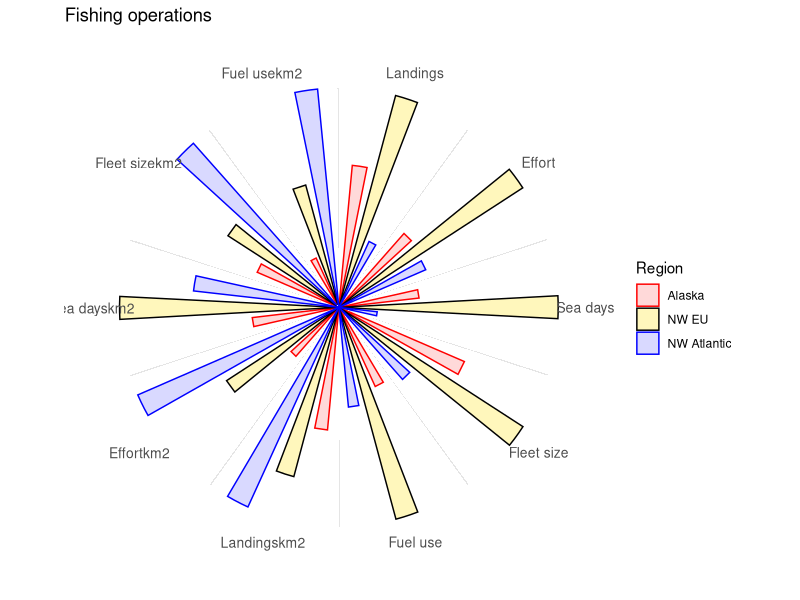
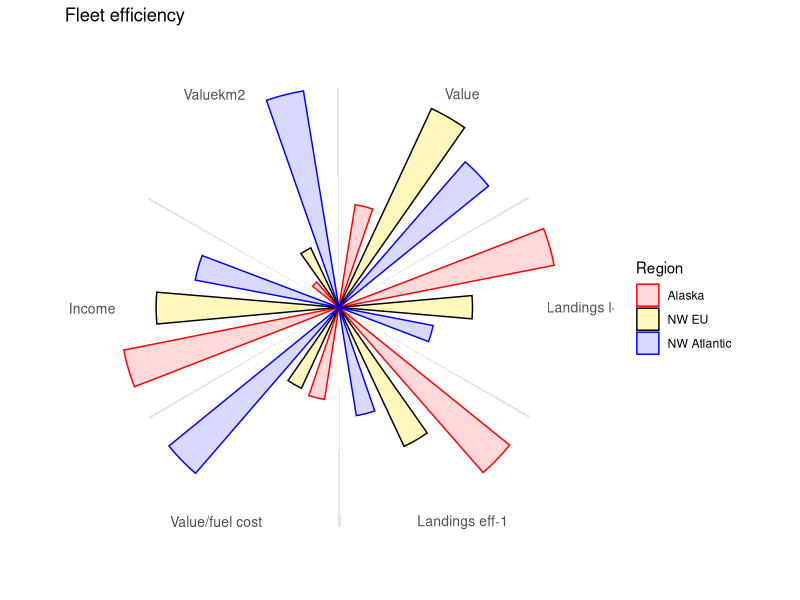

Generate these figures, in order, with R:

library(ggplot2)
library(dplyr)

data <- data.frame(
  Category = rep(c("Landings", "Effort", "Sea days", "Fleet size", "Fuel use",
                   "Landingskm2", "Effortkm2", "Sea dayskm2", "Fleet sizekm2", "Fuel usekm2"), 3),
  Score = c(2521,128,0.46,9420,393,
            c(2521,128,0.46,9420,393)/1315,
            3876,285,1.25,15115,990,
            c(3876,285,1.25,15115,990)/1421,
            1281,123,0.22,6626,452,
            c(1281,123,0.22,6626,452)/375),
  Region = rep(c("Alaska", "NW EU", "NW Atlantic"), each = 10)
)

data$Category <- factor(data$Category, levels = unique(data$Category))

data_norm <- data %>%
  group_by(Category) %>%
  mutate(NormalizedScore = Score / max(Score)) %>%
  ungroup()

# Number of categories
n_cat <- length(levels(data$Category))

# Create data for dividers: one narrow bar per boundary, placed between categories
divider_df <- data.frame(
  Category = levels(data$Category),
  NormalizedScore = 1,    # full height
  Region = "Divider"
)

divider_df$Category <- factor(divider_df$Category, levels = levels(data$Category))

plot_data <- bind_rows(data_norm, divider_df)

plot_data$Region <- factor(plot_data$Region, levels = c("Alaska", "NW EU", "NW Atlantic", "Divider"))

pdf("Output/Figure5_sub_operations.pdf",width = 7,height = 7)
layout(matrix(c(1:16), nrow = 4, ncol = 4, byrow = TRUE))
tr <- ggplot() +
  # Draw divider bars very narrow and full height, dodge = 0 so bars sit in the center of categories
  geom_bar(data = subset(plot_data, Region != "Divider"),
           aes(x = Category, y = NormalizedScore, fill = Region, color=Region),
           stat = "identity",
           position = position_dodge(width = 0.8),
           width = 0.5) +
  coord_polar(start = 0) +
  scale_fill_manual(values = c(
    "Alaska" = "#FF000026",
    "NW EU" = "#fff7bc",
    "NW Atlantic" = "#0000FF26"
  )) +
scale_color_manual(values = c(
  "Alaska" = "red",
  "NW EU" = "black",
  "NW Atlantic" = "blue"
)) +
  theme_minimal() +
  theme(
    axis.title = element_blank(),
    axis.text.y = element_blank(),
    axis.text.x = element_text(size = 10),
    panel.grid = element_blank(),
    legend.position = "right"
  ) +
  labs(title = "Fishing operations")

tr +   geom_bar(data = subset(plot_data, Region == "Divider"),
                aes(x = Category, y = NormalizedScore),
                stat = "identity",
                fill = "gray90",
                width = 0.01,
                position = position_nudge(x = 0.5),  # shift dividers halfway between categories
                show.legend = FALSE)

dev.off()

# -----------------------------------------------


library(ggplot2)
library(dplyr)

data <- data.frame(
  Category = rep(c("Value","Landings l-1","Landings eff-1","Value/fuel cost","Income",
                   "Valuekm2"), 3),
  Score = c(2.381,6.4,20,6.8,36,
            c(2.381)/1315,
            5.021,3.9,14,6.5,30,
            c(5.021)/1421,
            4.412,2.8,10,16,24,
            c(4.412)/375),
  Region = rep(c("Alaska", "NW EU", "NW Atlantic"), each = 6)
)

data$Category <- factor(data$Category, levels = unique(data$Category))

data_norm <- data %>%
  group_by(Category) %>%
  mutate(NormalizedScore = Score / max(Score)) %>%
  ungroup()

# Number of categories
n_cat <- length(levels(data$Category))

# Create data for dividers: one narrow bar per boundary, placed between categories
divider_df <- data.frame(
  Category = levels(data$Category),
  NormalizedScore = 1,    # full height
  Region = "Divider"
)

divider_df$Category <- factor(divider_df$Category, levels = levels(data$Category))

plot_data <- bind_rows(data_norm, divider_df)

plot_data$Region <- factor(plot_data$Region, levels = c("Alaska", "NW EU", "NW Atlantic", "Divider"))

pdf("Output/Figure5_sub_effic.pdf",width = 7,height = 7)

tr <- ggplot() +
  # Draw divider bars very narrow and full height, dodge = 0 so bars sit in the center of categories
  geom_bar(data = subset(plot_data, Region != "Divider"),
           aes(x = Category, y = NormalizedScore, fill = Region, color=Region),
           stat = "identity",
           position = position_dodge(width = 0.8),
           width = 0.5) +
  coord_polar(start = 0) +
  scale_fill_manual(values = c(
    "Alaska" = "#FF000026",
    "NW EU" = "#fff7bc",
    "NW Atlantic" = "#0000FF26"
  )) +
  scale_color_manual(values = c(
    "Alaska" = "red",
    "NW EU" = "black",
    "NW Atlantic" = "blue"
  )) +
  theme_minimal() +
  theme(
    axis.title = element_blank(),
    axis.text.y = element_blank(),
    axis.text.x = element_text(size = 10),
    panel.grid = element_blank(),
    legend.position = "right"
  ) +
  labs(title = "Fleet efficiency")

tr +   geom_bar(data = subset(plot_data, Region == "Divider"),
                aes(x = Category, y = NormalizedScore),
                stat = "identity",
                fill = "gray90",
                width = 0.01,
                position = position_nudge(x = 0.5),  # shift dividers halfway between categories
                show.legend = FALSE)

dev.off()
